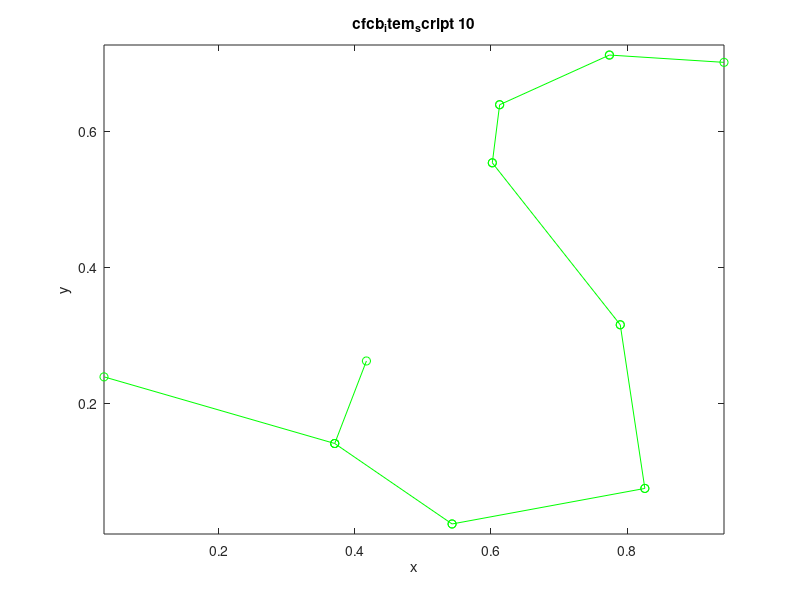

MATLAB code for this plot:
function theResult = mst(edges, costs)

% mst -- Minimum spanning tree.
%  mst('demo') calls "mst(10)".
%  mst(nPoints) draws the minimum spanning tree for
%   nPoints (random x-y pairs).  Default = 10.  The
%   tree has the attractive property that it does
%   not intersect itself.
%  mst(edges, costs) returns indices of the minimum
%   spanning tree for the edges [from to] of a
%   connected graph, according to their corresponding
%   costs.  The edges connect vertices that are
%   labeled [1:number-of-vertices].  The "minimum
%   spanning tree" is the least costly graph that
%   connects all the points.  To obtain the
%   maximum spanning tree, negate the costs.
%   (Note: if the graph is not connected, the
%   result will contain a minimal spanning
%   tree for each piece.)
%  mst(x, y) returns the minimum spanning tree
%   for the (x, y) points, given as columns.
%  mst(z) returns the minimum spanning tree
%   for complex points z, given as a column.
%
% Reference: Isabel Beichl and Francis Sullivan,
%  "In order to form a more perfect UNION,"
%  Computing in Science and Engineering, v. 3,
%  n. 2, p. 60-64, March/April, 2001.  The
%  two local functions, "sfind" and "slink",
%  are copied from that paper.  The "sfind"
%  strategy is due to Robert E. Tarjan.
 
% Copyright (C) 2001 Dr. Charles R. Denham, ZYDECO.
%  All Rights Reserved.
%   Disclosure without explicit written consent from the
%    copyright owner does not constitute publication.
 
% Version of 02-Jul-2001 15:56:34.
% Updated    06-Jul-2001 09:37:14.

if nargin < 1, help(mfilename), edges = 'demo'; end

if isequal(edges, 'demo'), edges = 10; end

if ischar(edges), edges = eval(edges); end

% Demonstration.

if nargin < 2 & length(edges) == 1
	npts = edges;
	z = rand(npts, 1) + sqrt(-1)*rand(npts, 1);
	tic
	result = feval(mfilename, z);
	elapsed
	from = result(:, 1);
	to = result(:, 2);
	x = real(z);
	y = imag(z);
	f = findobj(gcf, 'Type', 'axes');
	if any(f), delete(f), end
	plot([x(from) x(to)].', [y(from) y(to)].', '-og')
	title([mfilename ' ' int2str(npts)])
	xlabel x
	ylabel y
	set(gcf, 'Name', 'Minimum Spanning Tree', 'NumberTitle', 'off')
	axis equal
	try, zoomsafe, catch, end
	figure(gcf)
	if nargout > 0, theResult = result; end
	return
end

% Process (x, y) points, or z points (complex).

if size(edges, 2) == 1
	if nargin == 1
		z = edges;
	elseif nargin == 2
		x = edges;
		y = costs;
		%z = x + sart(-1)*y;
        z = x + sort(-1)*y;
	end
	npts = length(z);
	[from, to] = meshgrid(1:npts, 1:npts);
	from = from(:);
	to = to(:);
	f = find(from < to);   % Unique edges only.
	from = from(f);
	to = to(f);
	edges = [from to];
	costs = abs(z(to) - z(from));
end

% Sort the edges by their cost.

[costs, indices] = sort(costs);
edges = edges(indices, :);

from = edges(:, 1);
to = edges(:, 2);

parent = 1:max(max(edges));
rank = zeros(size(parent));
keep = logical(zeros(size(parent)));

% Join sub-trees until no more links to process.

for i = 1:length(from)
	x = sfind(parent, from(i));
	parent(from(i)) = x;   % Acceleration strategy.
	y = sfind(parent, to(i));
	parent(to(i)) = y;   % Acceleration strategy.
	if x ~= y
		[parent, rank] = slink(x, y, parent, rank);
		keep(i) = ~~1;
	end
end

result = edges(keep, :);

% Check for disconnected graph, if desired.
%  For a single connected graph, everyone
%  will have the same root-parent.  Isolated
%  points are not considered part of the
%  graph system.

if (1)
	p = zeros(size(parent));
	for i = 1:length(parent)
		p(i) = sfind(parent, i);
	end
	if ~all(p == p(1))
		count = sum(diff(sort(p)) ~= 0) + 1;
		disp([' ## Not a connected graph.'])
		disp([' ## Contains ' int2str(count) ' independent graphs.'])
	end
end

% Sort indices for ease of reading.

for i = 2:-1:1
	[ignore, indices] = sort(result(:, i));
	result = result(indices, :);
end

if nargout > 0, theResult = result; end


% ---------- sfind ---------- %


function z = sfind(p, x)

% sfind -- Root of a set.
%  sfind(p, x) returns the root parent of the set
%   containing index x, given parent-list p.  The
%   speed is O(lon(n)).

y = x;

while y ~= p(y)
	y = p(y);
end

z = p(y);


% ---------- slink ---------- %


function [p, rank] = slink(x, y, p, rank)

% slink -- Link two sets.
%  [p, rank] = slink(x, y, p, rank) links two sets,
%   whose roots are x and y, using parent array p,
%   and rank(x),  a measure of the depths of the
%   tree from root x.  The speed is O(n).

if rank(x) < rank(y)
	p(x) = y;
else
	if rank(y) < rank(x)
		p(y) = x;
	else
		p(x) = y;
		rank(y) = rank(y) + 1;
	end
end


% ---------- elapsed ---------- %


function elapsed(thePrecision)

% elapsed -- Print elapsed time.
%  elapsed(thePrecision) displays the "toc" elapsed
%   time, with the given precision, in decimal seconds
%   (default = 1).  Use "tic" to initiate the timer.
 
% Copyright (C) 2001 Dr. Charles R. Denham, ZYDECO.
%  All Rights Reserved.
%   Disclosure without explicit written consent from the
%    copyright owner does not constitute publication.
 
% Version of 18-Jun-2001 06:41:43.
% Updated    18-Jun-2001 07:39:59.

if nargin < 1, thePrecision = 1; end

if ischar(thePrecision), thePrecision = eval(thePrecision); end

try
	t = fix(toc / thePrecision) * thePrecision;
	disp([' ## Elapsed time: ' num2str(t) ' s.'])
catch
	disp(' ## Please call "tic" first.')
end
